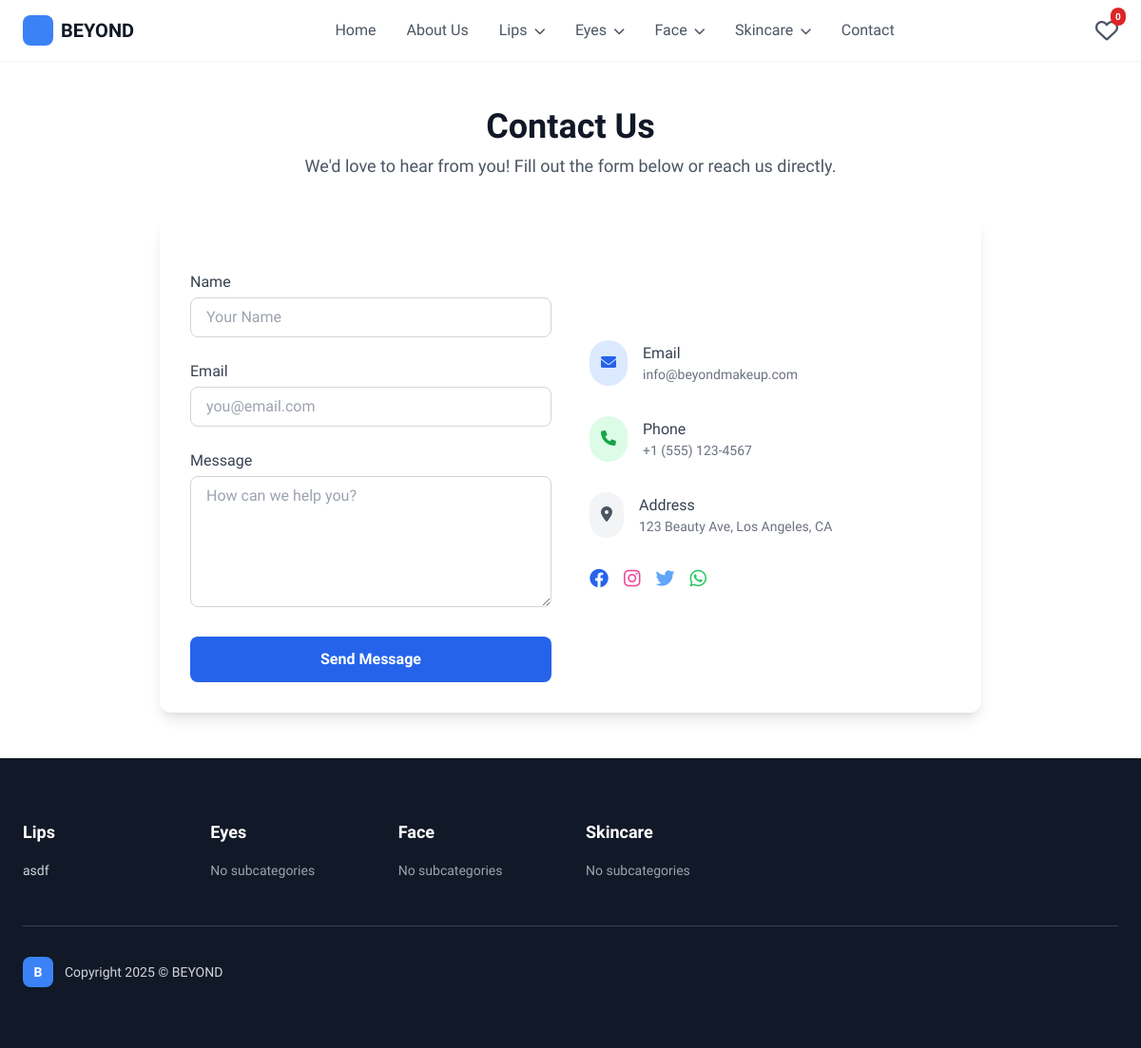
Page /contact/ on the committed database.
### Administration/models.py (models this page shows, shortened)
class MainCategory(models.Model):
    name = models.CharField(max_length=100, unique=True)
    image = models.ImageField(upload_to='main_categories/', blank=True, null=True)

class Category(models.Model):
	name = models.CharField(max_length=100, unique=True)
	main_category = models.ForeignKey('MainCategory', on_delete=models.CASCADE, related_name='subcategories', null=True, blank=True)

### base/views.py (the view, shortened to what this page needs)
# urls.py: path('contact/', Contact, name="contact"),
def Contact(request):
    from django.core.mail import send_mail, BadHeaderError
    from django.conf import settings
    main_categories = MainCategory.objects.prefetch_related('subcategories').all()
    nav_structure = []
    for main_cat in main_categories:
        subs = main_cat.subcategories.all()
        nav_structure.append({'main': main_cat, 'subs': subs})
    message_sent = False
    error_message = None
    return render(request, 'contact.html', {'message_sent': message_sent, 'error_message': error_message, 'nav_structure': nav_structure,})

### base/templates/contact.html (shortened to what this page needs)
{% extends 'main.html' %}
{% block content %}
<section class="bg-white py-12">
	<div class="max-w-4xl mx-auto px-4">
		<div class="text-center mb-10">
			<h1 class="text-4xl font-bold text-gray-900 mb-2">Contact Us</h1>
			<p class="text-gray-600 text-lg">We'd love to hear from you! Fill out the form below or reach us directly.</p>
		</div>
		<div class="grid grid-cols-1 md:grid-cols-2 gap-10 bg-white rounded-xl shadow-lg p-8">
			<form class="space-y-6" method="post" autocomplete="off">
				<div>
					<label class="block text-gray-700 font-medium mb-1" for="name">Name</label>
					<input type="text" id="name" name="name" class="w-full border border-gray-300 rounded-lg px-4 py-2 focus:outline-none focus:ring-2 focus:ring-blue-500" placeholder="Your Name" required>
				</div>
				<div>
					<label class="block text-gray-700 font-medium mb-1" for="email">Email</label>
					<input type="email" id="email" name="email" class="w-full border border-gray-300 rounded-lg px-4 py-2 focus:outline-none focus:ring-2 focus:ring-blue-500" placeholder="you@email.com" required>
				</div>
				<div>
					<label class="block text-gray-700 font-medium mb-1" for="message">Message</label>
					<textarea id="message" name="message" rows="5" class="w-full border border-gray-300 rounded-lg px-4 py-2 focus:outline-none focus:ring-2 focus:ring-blue-500" placeholder="How can we help you?" required></textarea>
				</div>
				<button type="submit" class="w-full bg-blue-600 text-white font-semibold py-3 rounded-lg hover:bg-blue-700 transition-colors">Send Message</button>
			</form>
			<div class="flex flex-col justify-center space-y-8">
				<div class="flex items-center space-x-4">
					<span class="bg-blue-100 text-blue-600 p-3 rounded-full">
						<i class="fas fa-envelope"></i>
					</span>
					<div>
						<div class="text-gray-700 font-medium">Email</div>
						<div class="text-gray-500 text-sm">info@beyondmakeup.com</div>
					</div>
				</div>
				<div class="flex items-center space-x-4">
					<span class="bg-green-100 text-green-600 p-3 rounded-full">
						<i class="fas fa-phone"></i>
					</span>
					<div>
						<div class="text-gray-700 font-medium">Phone</div>
						<div class="text-gray-500 text-sm">+1 (555) 123-4567</div>
					</div>
				</div>
				<div class="flex items-center space-x-4">
					<span class="bg-gray-100 text-gray-600 p-3 rounded-full">
						<i class="fas fa-map-marker-alt"></i>
					</span>
					<div>
						<div class="text-gray-700 font-medium">Address</div>
						<div class="text-gray-500 text-sm">123 Beauty Ave, Los Angeles, CA</div>
					</div>
				</div>
				<div class="flex space-x-4 mt-4">
					<a href="#" class="text-blue-600 hover:text-blue-800"><i class="fab fa-facebook fa-lg"></i></a>
					<a href="#" class="text-pink-500 hover:text-pink-700"><i class="fab fa-instagram fa-lg"></i></a>
					<a href="#" class="text-blue-400 hover:text-blue-600"><i class="fab fa-twitter fa-lg"></i></a>
					<a href="#" class="text-green-500 hover:text-green-700"><i class="fab fa-whatsapp fa-lg"></i></a>
				</div>
			</div>
		</div>
	</div>
</section>
{% endblock %}

### base/templates/main.html (shortened to what this page needs)
{% load static %}
<!DOCTYPE html>
<html lang="en">
<head>
    <script src="https://cdn.tailwindcss.com"></script>
     <link href="https://cdnjs.cloudflare.com/ajax/libs/font-awesome/6.0.0/css/all.min.css" rel="stylesheet">
</head>
<body class="belleza-regular antialiased"  x-data="shopApp()">
    <div class="min-h-screen bg-white" x-data="{ mobileNavOpen: false }">
        <nav class="flex items-center justify-between px-6 py-4 border-b border-gray-100">
            <div class="flex items-center space-x-2">
                <div class="w-8 h-8 bg-blue-500 rounded-lg"></div>
                <span class="text-xl font-semibold text-gray-900">BEYOND</span>
            </div>
            <div class="hidden md:flex items-center space-x-8">
                <a href="{% url 'home' %}" class="text-gray-600 hover:text-gray-900 transition-colors">Home</a>
                <a href="{% url 'about' %}" class="text-gray-600 hover:text-gray-900 transition-colors">About Us</a>
                {% for nav in nav_structure %}
                <div class="relative group">
                    <button class="text-gray-600 hover:text-gray-900 transition-colors focus:outline-none">
                        {{ nav.main.name }} <i class="fa fa-chevron-down text-xs ml-1"></i>
                    </button>
                </div>
                {% endfor %}
                <a href="{% url 'contact' %}" class="text-gray-600 hover:text-gray-900 transition-colors">Contact</a>
            </div>
            <div class="flex items-center space-x-4">
                <a href="{% url 'wishlist' %}" class="relative flex items-center">
                    <i class="fa-regular fa-heart text-2xl text-gray-600 hover:text-red-500 transition-colors"></i>
                    <span id="wishlistCount" class="absolute -top-2 -right-2 bg-red-600 text-white text-[10px] font-semibold rounded-full px-1 py-0.5 min-w-[16px] text-center">0</span>
                </a>
            </div>
        </nav>
        <main class="py-0">
            {% block content %}
            {% endblock %}
        </main>
        <footer class="bg-gray-900 text-white py-16">
            <div class="max-w-7xl mx-auto px-6">
                <div class="grid grid-cols-2 md:grid-cols-3 lg:grid-cols-6 gap-8 mb-12">
                    {% for nav in nav_structure %}
                    <div class="space-y-4">
                        <h3 class="text-lg font-semibold text-white">{{ nav.main.name }}</h3>
                        <div class="space-y-3">
                            {% if nav.subs %}
                                {% for subcat in nav.subs %}
                                    <a href="{% url 'category_products' subcat.id %}" class="block text-gray-300 hover:text-white transition-colors text-sm">{{ subcat.name }}</a>
                                {% endfor %}
                            {% else %}
                                <span class="block text-gray-400 text-sm">No subcategories</span>
                            {% endif %}
                        </div>
                    </div>
                    {% endfor %}
                </div>
                <div class="border-t border-gray-700 pt-8">
                    <div class="flex items-center justify-between">
                        <div class="flex items-center space-x-3">
                            <div class="w-8 h-8 bg-blue-500 rounded-lg flex items-center justify-center">
                                <span class="text-white font-bold text-sm">B</span>
                            </div>
                            <span class="text-gray-300 text-sm">Copyright 2025 © BEYOND</span>
                        </div>
                    </div>
                </div>
            </div>
        </footer>
</body>
</html>

### rows in the picture
MainCategory: main.name "Lips"
MainCategory: main.name "Eyes", shows "No subcategories"
MainCategory: main.name "Face", shows "No subcategories"
MainCategory: main.name "Skincare", shows "No subcategories"
Category: name "asdf"
